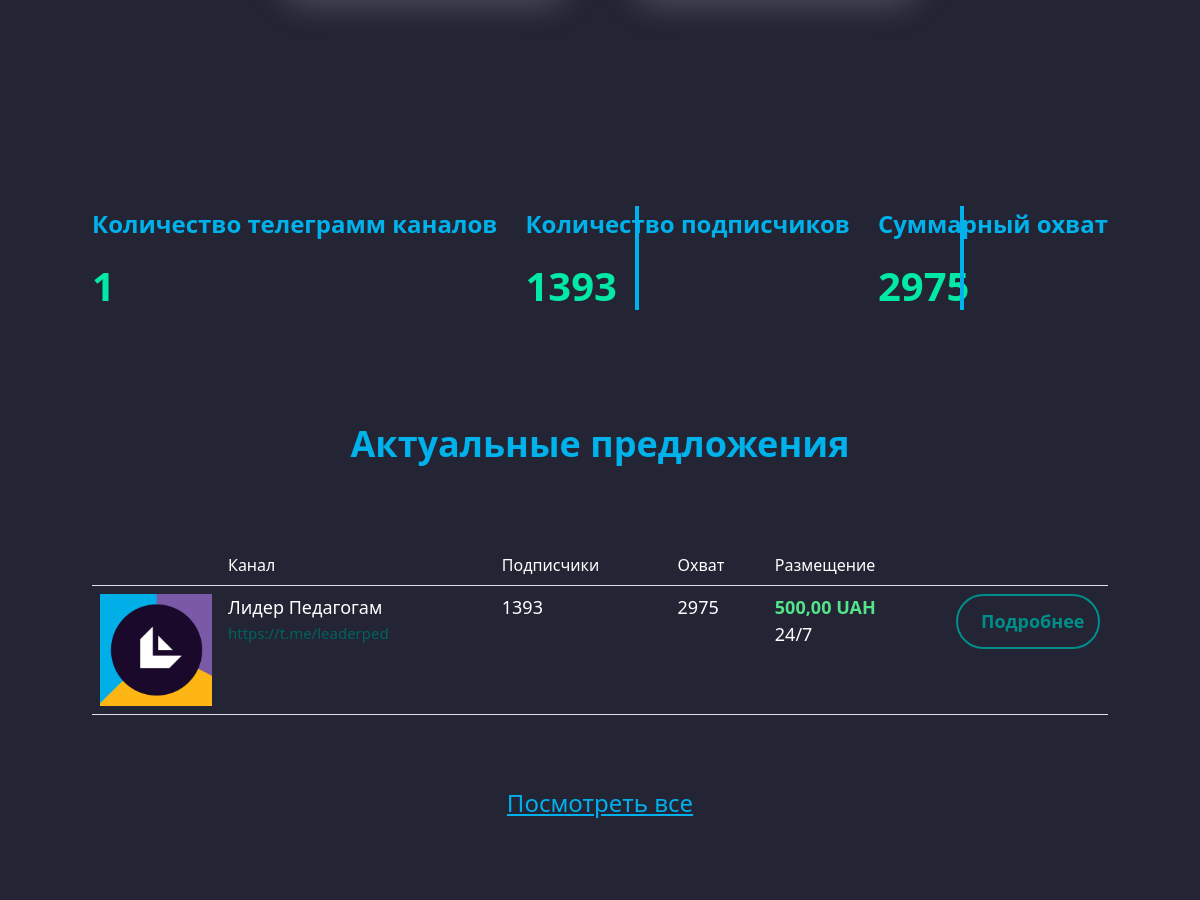
/ (middle part), run on an earlier commit of the app's database.
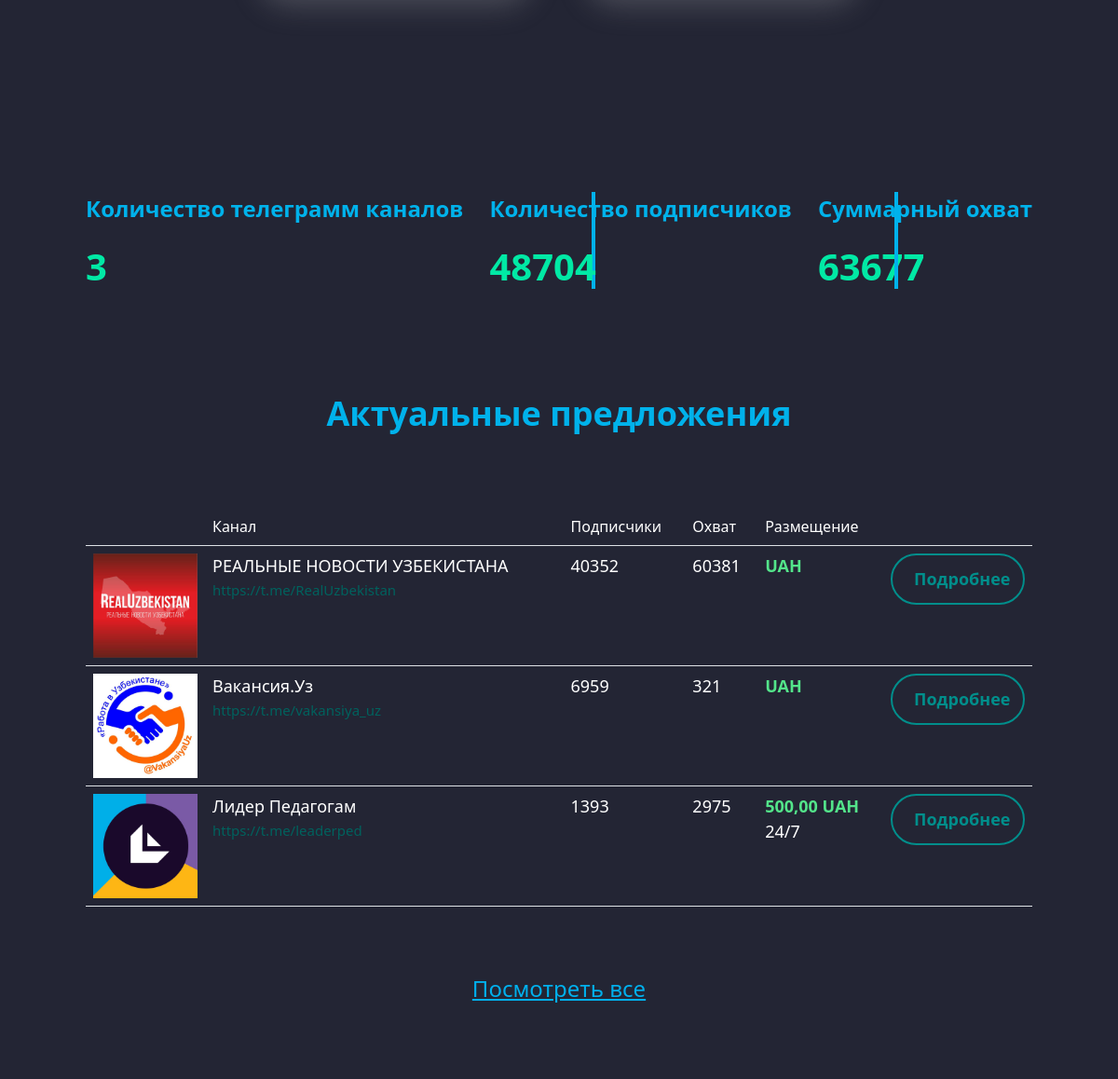
And on a later commit of the database.
### API/models.py (models this page shows, shortened)
class Chanel(models.Model):
    chanel_link=models.CharField(max_length=150)
    name=models.CharField(max_length=150,verbose_name="Называние канала")
    pictures=models.ImageField(verbose_name='Лого')
    subscribers=models.IntegerField()
    views=models.IntegerField()
    created_at=models.DateTimeField(auto_now_add=True)
    add_chanel =models.ForeignKey(Add_chanel, on_delete=models.CASCADE)
    username=models.CharField(max_length=150)
    class Meta:
        verbose_name="Канал"
        verbose_name_plural="Канал"
        ordering=['-subscribers']

### accounts/models.py (models this page shows, shortened)
class Cost_Format(models.Model):
    add_chanel=models.ForeignKey(Add_chanel,on_delete=models.CASCADE,related_name='cost_formats')
    placement_format = models.CharField(max_length=100)
    cost_per_format = models.DecimalField(max_digits=10, decimal_places=2)

### accounts/views.py (the view)
# urls.py: path('', views.MainPage.as_view(), name='main'),
class MainPage(TemplateView):
    template_name = 'index.html'
    def get_context_data(self, *, object_list=None, **kwargs):
        context=super().get_context_data(**kwargs)
        context['feedback']=Feedback.objects.all().order_by('-id')[:3]
        context['count'] = Chanel.objects.select_related('add_chanel').prefetch_related('add_chanel__cost_formats')
        context['lists'] = Chanel.objects.all().count()
        context['subscribers'] = Chanel.objects.aggregate(total=Sum('subscribers'))['total']
        context['total_views'] = Chanel.objects.aggregate(total=Sum('views'))['total']
        return context

### accounts/context_processors.py (called while the page is built, shortened)
def user_authenticated(request):
    user_authenticated_data = {'user_authenticated': request.user.is_authenticated}
    return user_authenticated_data

### accounts/templates/index.html (shortened to what this page needs)
{% extends 'base.html' %}
{% load static %}
{% block header %}
<body class="page__body">
<div class="site-container">
{% endblock %}
{% block content %}
    <main class="main"><div class="offers"><div class="container-fluid"><div class="offers__number"><div class="offers__card"><p class="offers__title">Количество телеграмм каналов</p>
        <h3 class="offers__count">{{lists}}</h3></div><div class="offers__card">
        <p class="offers__title">Количество подписчиков</p>
        {% if subscribers %}
        <h3 class="offers__count">{{subscribers}}</h3>
        {% else %}
        <h3 class="offers__count">0</h3>
        {% endif %}
    </div>
        <div><p class="offers__title">Суммарный охват</p>
            {% if total_views %}
            <h3 class="offers__count">{{total_views}}</h3>
             {% else %}
            <h3 class="offers__count">0</h3>
            {% endif %}
        </div></div>
        <div class="offers__table"><h3 class="offers__info">Актуальные предложения
    </h3>
        <table class="table"><thead><tr><th scope="col"></th><th scope="col">Канал</th><th scope="col">Подписчики</th><th scope="col">Охват</th><th scope="col">Размещение</th><th scope="col"></th></tr></thead>
            {% for item in count %}
             {% with last_cost_format=item.add_chanel.cost_formats.last %}
            <tbody><tr><th scope="row" style="width: 8rem"><img src="/{{item.pictures}}"></th><td><p class="tableB">{{item.name}}</p><span class="tableUsername">{{item.chanel_link}}</span></td><td><p class="tableB">{{item.subscribers}}</p></td><td><p class="tableB">{{item.views}}</p></td><td><span class="tableGreen">{{ last_cost_format.cost_per_format }} UAH</span><p class="tableB">{{ last_cost_format.placement_format }}</p></td><td style="width: 10rem"><a class="tableLink" href="{% url 'page' item.pk  %} ">Подробнее</a></td></tr>
            </tbody>
              {% endwith %}
            {% endfor %}
        </table>
        <a class="offers__link" href="">Посмотреть все</a></div></div></div></main></div>
{% endblock %}

What changed in the data, as far as the page shows it:
added Chanel: pictures (picture), name "РЕАЛЬНЫЕ НОВОСТИ УЗБЕКИСТАНА", chanel_link "https://t.me/RealUzbekistan", subscribers "40352", views "60381"
added Chanel: pictures (picture), name "Вакансия.Уз", chanel_link "https://t.me/vakansiya_uz", subscribers "6959", views "321"
Also different on the page:
{{ lists }}: "1" → "3"
{{ subscribers }}: "1393" → "48704"
{{ total_views }}: "2975" → "63677"
